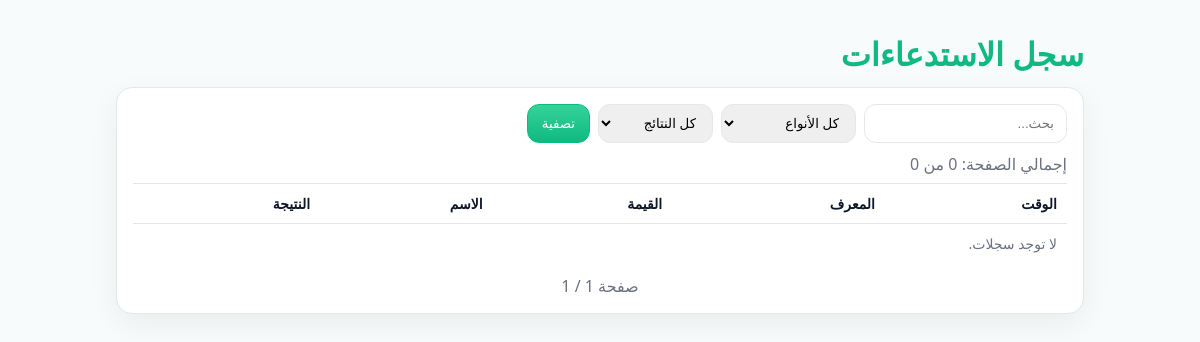
Page /lookup/history/ (signed in) on the earlier database version.
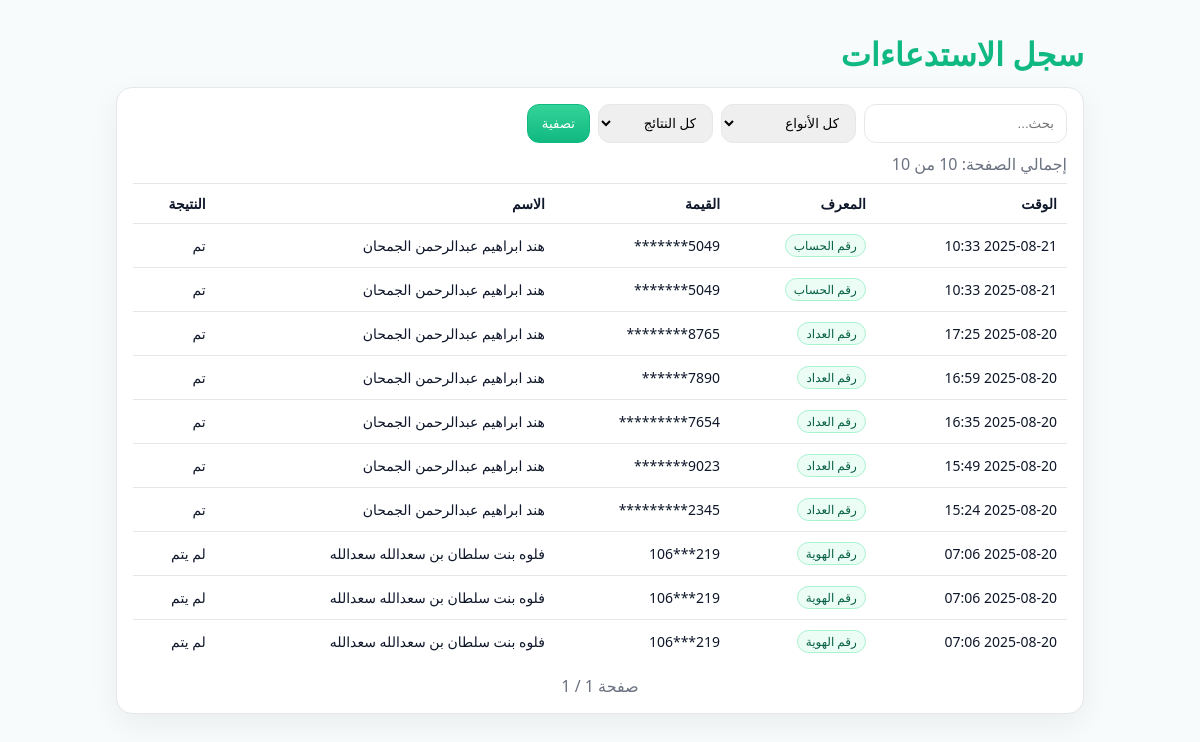
Same page on the later database version.
### lookup/models.py (models this page shows, shortened)
class LookupHistory(models.Model):
    class QueryType(models.TextChoices):
        METER = "meter", _("رقم العداد")
        ACCOUNT = "account", _("رقم الحساب")
        NATIONAL = "national", _("رقم الهوية")
        PHONE = "phone", _("رقم الجوال")
        UNIT = "unit", _("كود الوحدة")
        EMAIL = "email", _("البريد الإلكتروني")
        NAME = "name", _("الاسم")
        UNKNOWN = "unknown", _("غير محدد")
    user = models.ForeignKey(
        settings.AUTH_USER_MODEL,
        on_delete=models.SET_NULL,
        null=True, blank=True,
        verbose_name=_("المستخدم"),
        related_name="lookup_histories",
    )
    query_type = models.CharField(
        _("نوع المعرّف"),
        max_length=50,
        choices=QueryType.choices,
        default=QueryType.UNKNOWN
    )
    query_value = models.CharField(
        _("القيمة المُستخدمة في البحث"),
        max_length=100
    )
    full_name = models.CharField(_("الاسم"), max_length=120, blank=True)
    meter_number = models.CharField(_("رقم العداد"), max_length=50, blank=True)
    account_number = models.CharField(_("رقم الحساب"), max_length=50, blank=True)
    national_id = models.CharField(
        _("رقم الهوية"),
        max_length=10,
        blank=True,
        validators=[ksa_id_validator]
    )
    phone = models.CharField(
        _("رقم الجوال"),
        max_length=15,
        blank=True,
        validators=[phone_validator]
    )
    unit_code = models.CharField(_("كود الوحدة"), max_length=50, blank=True)
    email = models.EmailField(_("البريد الإلكتروني"), blank=True)
    action = models.CharField(
        _("نوع العملية"),
        max_length=20,
        blank=True,
        help_text=_("مثل: استعلام / تحديث")
    )
    result_found = models.BooleanField(_("تم العثور على النتيجة"), default=False)
    message = models.CharField(_("ملاحظة/رسالة النظام"), max_length=255, blank=True)
    ip_address = models.GenericIPAddressField(_("عنوان IP"), blank=True, null=True)
    user_agent = models.CharField(_("المتصفح/العميل"), max_length=255, blank=True)
    timestamp = models.DateTimeField(_("وقت العملية"), auto_now_add=True)
    class Meta:
        verbose_name = _("سجل استدعاء بيانات")
        verbose_name_plural = _("سجلات استدعاء البيانات")
        ordering = ["-timestamp"]
        indexes = [
            models.Index(fields=["-timestamp"]),
            models.Index(fields=["query_type", "query_value"]),
        ]
        constraints = [
            models.CheckConstraint(
                check=~models.Q(query_value=""),
                name="lookup_query_value_not_empty"
            ),
        ]
    @property
    def masked_value(self) -> str:
        v = (self.query_value or "").strip()
        if self.query_type in {self.QueryType.PHONE, self.QueryType.NATIONAL} and len(v) >= 6:
            return f"{v[:3]}***{v[-3:]}"
        elif len(v) > 4:
            return "*" * (len(v) - 4) + v[-4:]
        return v

### lookup/views.py (the view, shortened to what this page needs)
# urls.py: path("history/", views.lookup_history_view, name="history"),
@login_required(login_url=reverse_lazy("access:login"))
def lookup_history_view(request):
    qs = LookupHistory.objects.all().order_by("-id")
    qtext = (request.GET.get("q") or "").strip()
    t = (request.GET.get("type") or "").strip()
    r = request.GET.get("found")
    if t:
        qs = qs.filter(query_type=t)
    if r in ("0", "1"):
        qs = qs.filter(result_found=(r == "1"))
    paginator = Paginator(qs, 20)
    page_obj = paginator.get_page(request.GET.get("page"))
    return render(
        request,
        "lookup/history.html",
        {"page_obj": page_obj, "types": LookupHistory.QueryType.choices, "q": qtext, "t": t, "r": r},
    )

### templates/lookup/history.html (shortened to what this page needs)
<!doctype html>
<html lang="ar" dir="rtl">
<head>
</head>
<body>
  <div class="wrap">
    <h1>سجل الاستدعاءات</h1>
    <div class="card">
      <form class="filters" method="get">
        <input type="text" name="q" placeholder="بحث..." value="{{ q|default:'' }}">
        <select name="type">
          <option value="">كل الأنواع</option>
        </select>
        <select name="found">
          <option value="">كل النتائج</option>
        </select>
        <button class="btn" type="submit">تصفية</button>
      </form>
      <div class="muted" style="margin-bottom:8px">
        إجمالي الصفحة: {{ page_obj.object_list|length }} من {{ page_obj.paginator.count }}
      </div>
      <table>
        <thead>
          <tr>
            <th>الوقت</th>
            <th>المعرف</th>
            <th>القيمة</th>
            <th>الاسم</th>
            <th>النتيجة</th>
          </tr>
        </thead>
        <tbody>
          {% for row in page_obj %}
            <tr>
              <td>{{ row.timestamp|date:"Y-m-d H:i" }}</td>
              <td><span class="pill">{{ row.get_query_type_display }}</span></td>
              <td dir="ltr">{{ row.masked_value }}</td>
              <td>{{ row.full_name|default:"-" }}</td>
              <td>{{ row.result_found|yesno:"تم,لم يتم" }}</td>
            </tr>
          {% empty %}
            <tr><td colspan="5" class="muted">لا توجد سجلات.</td></tr>
          {% endfor %}
        </tbody>
      </table>
      <div class="pager">
        <span class="muted">صفحة {{ page_obj.number }} / {{ page_obj.paginator.num_pages }}</span>
      </div>
    </div>
  </div>
</body>
</html>

### templates/lookup/history.html (style rules this page uses)
:root { --bg:#f8fbfc;--card:#fff;--fg:#0f172a;--muted:#6b7280;--accent:#10b981;--accent2:#34d399;--line:#e5e7eb }
* { box-sizing:border-box }
body { margin:0;font-family:system-ui,"Segoe UI",Tahoma,Arial;background:var(--bg);color:var(--fg) }
.wrap { max-width:1000px;margin:32px auto;padding:0 16px }
h1 { margin:0 0 12px;color:var(--accent) }
.card { background:var(--card);border:1px solid var(--line);border-radius:16px;box-shadow:0 10px 30px rgba(0,0,0,.06);padding:16px }
form.filters { display:flex;gap:8px;flex-wrap:wrap;margin:0 0 10px }
input,select { padding:10px 12px;border:1px solid var(--line);border-radius:12px }
table { width:100%;border-collapse:collapse }
th,td { padding:10px;border-top:1px solid var(--line);text-align:right;font-size:14px }
.pill { display:inline-block;padding:2px 8px;border-radius:999px;background:#ecfdf5;border:1px solid #a7f3d0;color:#065f46;font-size:12px }
.btn { padding:10px 14px;border-radius:12px;border:1px solid var(--accent);background:linear-gradient(180deg,var(--accent2),var(--accent));color:#fff;cursor:pointer }
.pager { display:flex;gap:8px;justify-content:center;margin-top:12px }
.muted { color:var(--muted) }

Differences in the rows shown:
added LookupHistory: timestamp "2025-08-21 10:33", query_type "رقم الحساب", masked_value "*******5049", full_name "هند ابراهيم عبدالرحمن الجمحان", result_found "تم"
added LookupHistory: timestamp "2025-08-21 10:33", query_type "رقم الحساب", masked_value "*******5049", full_name "هند ابراهيم عبدالرحمن الجمحان", result_found "تم"
added LookupHistory: timestamp "2025-08-20 17:25", query_type "رقم العداد", masked_value "********8765", full_name "هند ابراهيم عبدالرحمن الجمحان", result_found "تم"
added LookupHistory: timestamp "2025-08-20 16:59", query_type "رقم العداد", masked_value "******7890", full_name "هند ابراهيم عبدالرحمن الجمحان", result_found "تم"
added LookupHistory: timestamp "2025-08-20 16:35", query_type "رقم العداد", masked_value "*********7654", full_name "هند ابراهيم عبدالرحمن الجمحان", result_found "تم"
added LookupHistory: timestamp "2025-08-20 15:49", query_type "رقم العداد", masked_value "*******9023", full_name "هند ابراهيم عبدالرحمن الجمحان", result_found "تم"
added LookupHistory: timestamp "2025-08-20 15:24", query_type "رقم العداد", masked_value "*********2345", full_name "هند ابراهيم عبدالرحمن الجمحان", result_found "تم"
added LookupHistory: timestamp "2025-08-20 07:06", query_type "رقم الهوية", masked_value "106***219", full_name "فلوه بنت سلطان بن سعدالله سعدالله", result_found "لم يتم"
added LookupHistory: timestamp "2025-08-20 07:06", query_type "رقم الهوية", masked_value "106***219", full_name "فلوه بنت سلطان بن سعدالله سعدالله", result_found "لم يتم"
added LookupHistory: timestamp "2025-08-20 07:06", query_type "رقم الهوية", masked_value "106***219", full_name "فلوه بنت سلطان بن سعدالله سعدالله", result_found "لم يتم"
Other differences:
{{ page_obj.paginator.count }}: "0" → "10"
text no longer shown: "لا توجد سجلات."
